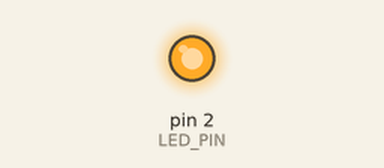
Bench run of a sketch on a simulated Arduino Uno, built with avr-gcc and run on an emulated ATmega328P. Parts: output pins drawn as LEDs (lit = HIGH).

Above: at 0.9 s.
At 7.62 s:
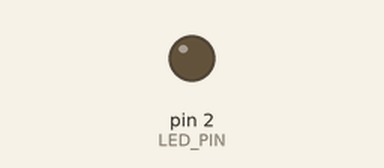
Timing chart, 0 to 7.9 s (numbered marks = the images above):
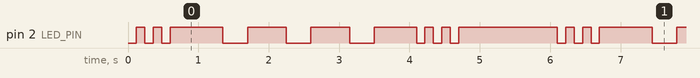

The sketch:

Morse_Led_SOS.ino
```cpp
/*
----PROGRAMA DISEÑADO PARA UN ESP8266 CON EL PIN 2 PARA EL LED----

Este programa cambiará el estado del Led a apagado o encendido

El Led se encenderá con un patrón que representa el SOS en código morse
*/
#include <stdio.h>

#define LED_PIN 2

void setup() {
  pinMode(LED_PIN, OUTPUT);

}

void loop() {
    corto();
    largo();
    corto();
    delay(1200);
}

void corto() {
    digitalWrite(LED_PIN,LOW);
    delay(120);
    digitalWrite(LED_PIN,HIGH);
    delay(120);
    digitalWrite(LED_PIN,LOW);
    delay(120);
    digitalWrite(LED_PIN,HIGH);
    delay(120);
    digitalWrite(LED_PIN,LOW);
    delay(120);
    digitalWrite(LED_PIN,HIGH);
    delay(200);

}

void largo() {
    digitalWrite(LED_PIN,HIGH);
    delay(550);
    digitalWrite(LED_PIN,LOW);
    delay(350);
    digitalWrite(LED_PIN,HIGH);
    delay(550);
    digitalWrite(LED_PIN,LOW);
    delay(350);
    digitalWrite(LED_PIN,HIGH);
    delay(550);
    digitalWrite(LED_PIN,LOW);
    delay(350);
    digitalWrite(LED_PIN,HIGH);
    delay(600);
}
```

Measured:
- by itself, pin 2 (LED_PIN): repeats every 6.1 s: LOW 0.12 s, HIGH 0.12 s, LOW 0.12 s, HIGH 0.75 s, 2 × (LOW 0.35 s, HIGH 0.55 s), LOW 0.35 s, HIGH 0.60 s, 2 × (LOW 0.12 s, HIGH 0.12 s), LOW 0.12 s, HIGH 1.4 s, LOW 0.12 s, HIGH 0.12 s
- by itself, everything shown: repeats every 6.1 s, in 18 steps
